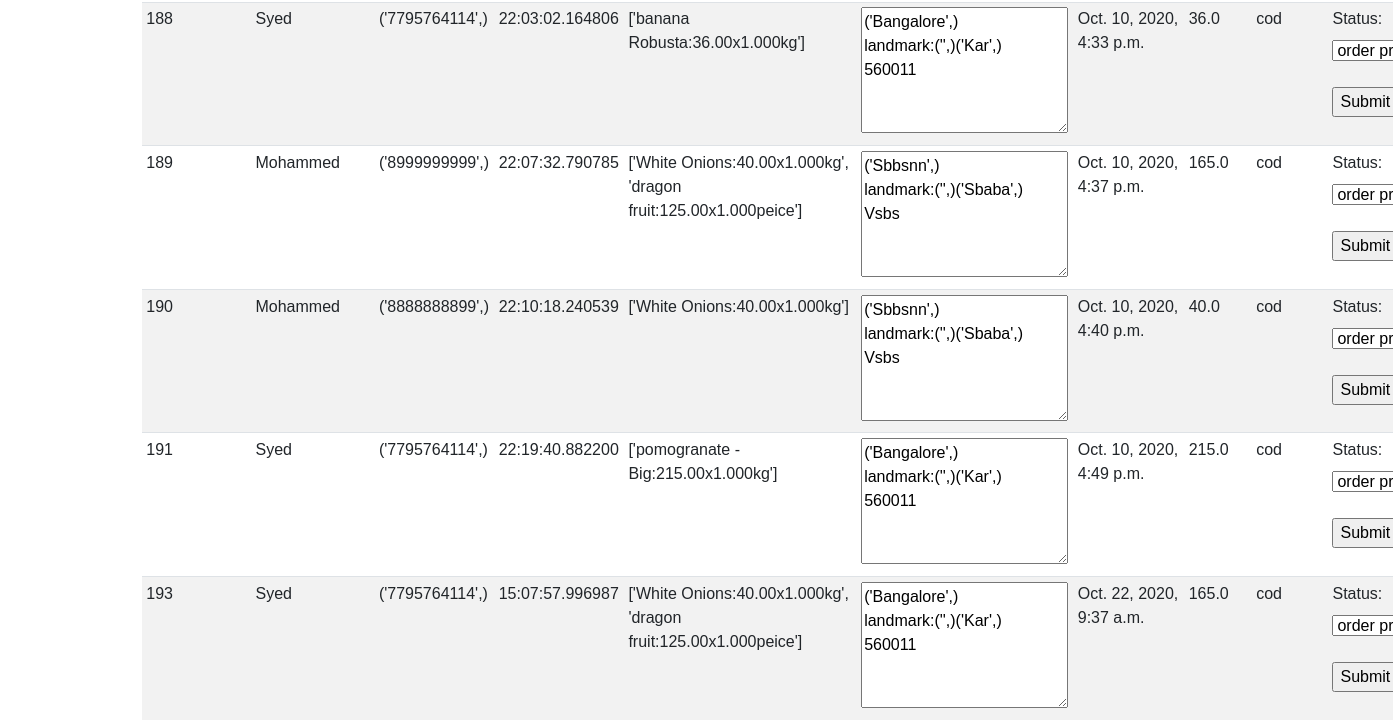
The page /managerdash (signed in, lower part) on the database as committed earlier.
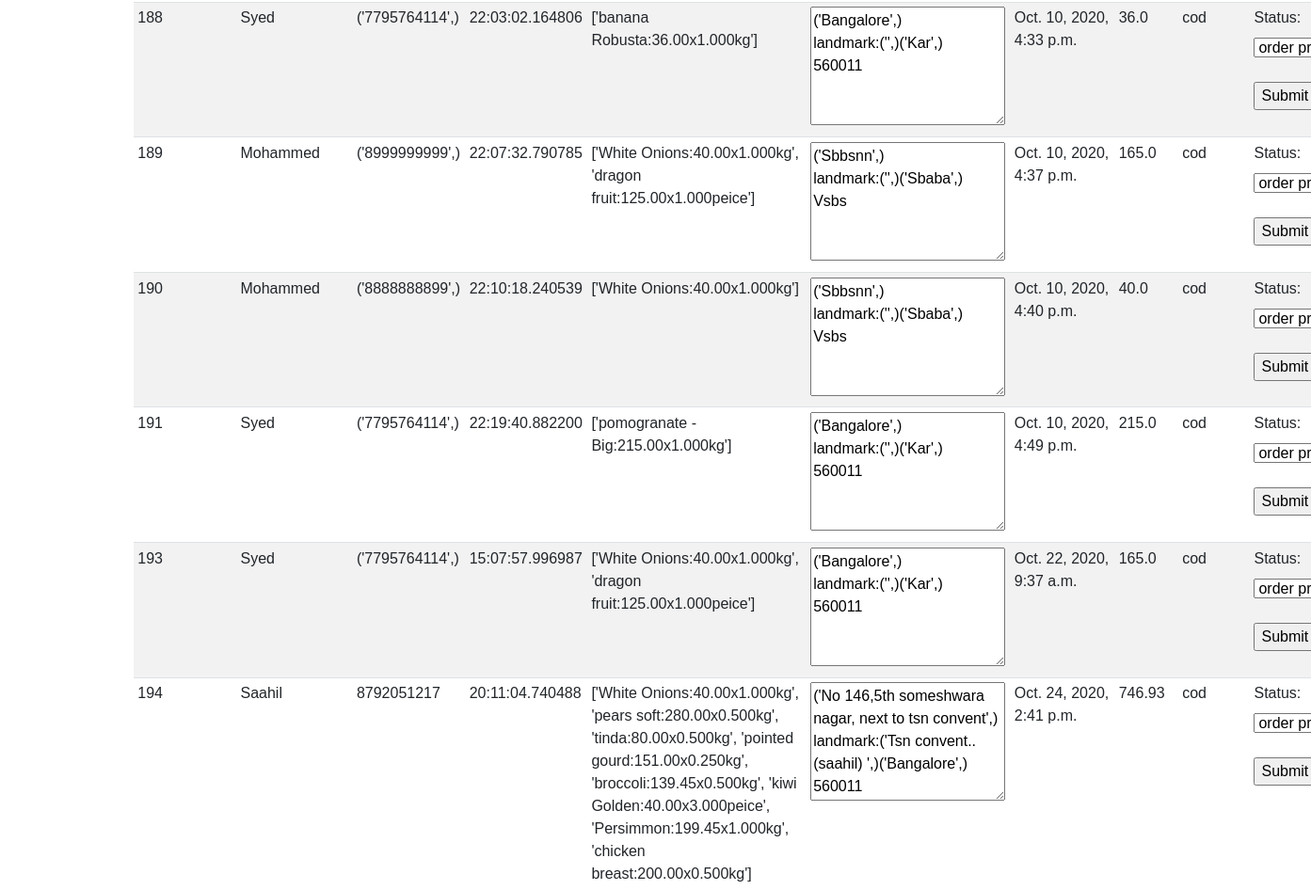
The same page on the database as committed later.
### atoz_store/models.py (models this page shows, shortened)
class manager(models.Model):
    Orderm=models.ForeignKey(Order,on_delete=models.SET_NULL,blank=True,null=True)
    namem=models.CharField(max_length=400,null=True)
    phonem=models.CharField(max_length=400,null=True)
    trans_id = models.CharField(max_length=400,null=True)
    productm = models.CharField(max_length=400,null=True)
    quantitym=models.CharField(max_length=400,null=True)
    adressm=models.CharField(max_length=400,null=True)
    date = models.DateTimeField(auto_now_add=True)
    totalm = models.CharField(max_length=400,null=True)
    payment = models.CharField(max_length=10,null=True)

class Order(models.Model):
    status = (
        ("op","order processing"),
        ("od","out for delivery"),
        ("d","delivered"),
         )
    customer = models.ForeignKey(Customer,on_delete=models.SET_NULL,blank=True,null=True)
    status = models.CharField(max_length=40,choices=status,null=True,default="null")
    date_ordered = models.DateTimeField(auto_now_add=True,null=True)
    mark = models.IntegerField(default=1)
    complete = models.BooleanField(default=True,null=True,blank=False)
    transaction_id = models.CharField(max_length=128,null=True)
    def __str__(self):
        return str(self.id)

### manager/views.py (the view, shortened to what this page needs)
# urls.py: path("managerdash",views.managerdash,name="managerdash"),
def managerdash(request):
    user = request.user
    if user is not None and user.is_superuser:
        managerda = list(manager.objects.all())
        orderss= Order.objects.all()
        orders = list(Order.objects.all())
        customers = list(Customer.objects.all())
        context = {'customers':customers,'orders':orders,'managerda':managerda}
        return render(request,'atoz_store/manager.html',context)
    else:
        return render(request,'atoz_store/managelogin.html')

### atoz_store/Templates/atoz_store/manager.html (shortened to what this page needs)
{% extends 'atoz_store/main.html' %}
{% load static %}
{% block content %}
<br>
<br>
<table  class="table table-striped table-sm">
    <tbody>
      {% for mdr in managerda %}
      <tr>
        <td>{{mdr.Orderm.id}}</td>
        <td>{{mdr.namem}}</td>
        <td>{{mdr.phonem}}</td>
        <td>{{mdr.trans_id}}</td>
        <td>{{mdr.productm}}</td>
        <td><textarea name="" id="" cols="20" rows="5">{{mdr.adressm}}</textarea></td>
        <td>{{mdr.date}}</td>
        <td>{{mdr.totalm}}</td>
        <td>{{mdr.payment}}</td>
        <td><form  id={{mdr.Orderm}} method="POST" action="managerdash">
          <label  for="status">Status:</label>
          <select  name="status" id="status">
            <option  value={"ordno":"{{mdr.Orderm}}","status":"op"}>order processing</option>
          </select>
          <br><br>
          <input data-ord={{mdr.Orderm}}  class="setstatus" type="submit" value="Submit">
        </form></td>
      </tr>
      {% endfor %}
    </tbody>
  </table>
{% endblock content%}

### atoz_store/Templates/atoz_store/main.html (shortened to what this page needs)
<!DOCTYPE html>
<html lang="en">
<head>
  {% load static %}
  <link rel="stylesheet" href="https://cdnjs.cloudflare.com/ajax/libs/font-awesome/4.7.0/css/font-awesome.min.css">
    <link rel="stylesheet" href="https://stackpath.bootstrapcdn.com/bootstrap/4.5.0/css/bootstrap.min.css">
    <link rel="stylesheet" href="{% static 'css/main.css' %}">
</head>
<body>
   <div class="container">
       <br>
       {% block content%}
       {% endblock content%}
   </div>
</body>
</html>

### atoz_store/static/css/main.css (style rules this page uses)
html, body { margin: 0; padding: 0; height: 100%; background-color: white; font-family: 'Ubuntu', sans-serif; }

Rows that differ between the two databases and show on the page:
added manager: Orderm.id "194", namem "Saahil", phonem "8792051217", trans_id "20:11:04.740488", productm "['White Onions:40.00x1.000kg', 'pears soft:280.00x0.500kg', 'tinda:80.00x0.500kg', 'pointed gourd:151.00x0.250kg', 'broccoli:139.45x0.500kg', 'kiwi Golden:40.00x3.000peice', 'Persimmon:199.45x1.000kg', 'chicken breast:200.00x0.500kg']", adressm "('No 146,5th someshwara nagar, next to tsn convent',) landmark:('Tsn convent..(saahil) ',)('Bangalore',) 560011", date "Oct. 24, 2020, 2:41 p.m.", totalm "746.93", payment "cod"
